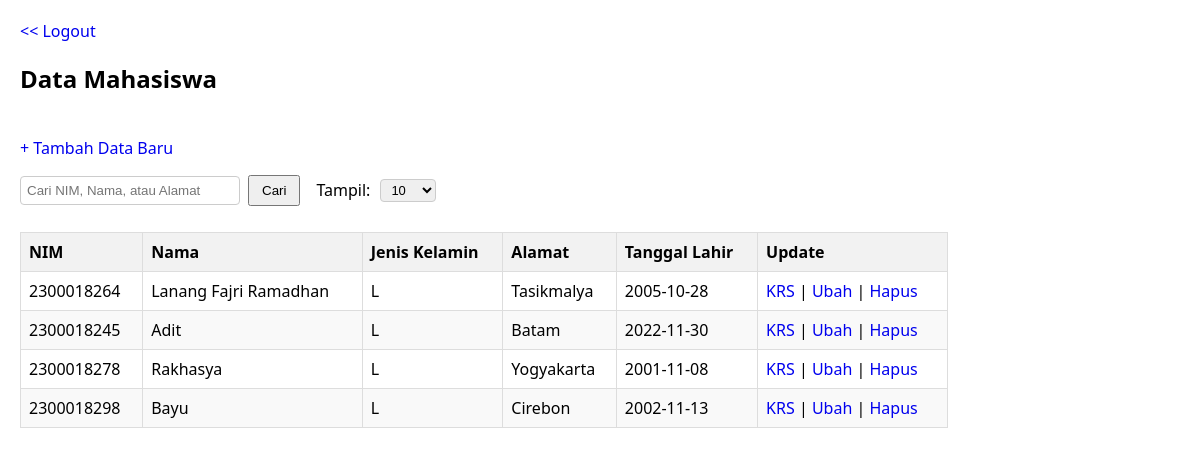
The page /mahasiswa/mahasiswa.php (signed in) on the database its author committed.
### tables this page shows
CREATE TABLE `mahasiswa` (
  `id` int(11) NOT NULL,
  `nim` varchar(10) NOT NULL,
  `nama` varchar(50) NOT NULL,
  `jenis_kelamin` varchar(1) NOT NULL,
  `alamat` text NOT NULL,
  `tgl_lahir` date NOT NULL
);

### mahasiswa/mahasiswa.php (the view, shortened to what this page needs)
<?php
include_once("../koneksi.php");
$search = isset($_GET['search']) ? trim($_GET['search']) : '';
$limit = isset($_GET['limit']) && is_numeric($_GET['limit']) ? (int)$_GET['limit'] : 10;
$page = isset($_GET['page']) && is_numeric($_GET['page']) ? (int)$_GET['page'] : 1;
$offset = ($page - 1) * $limit;
$where = '';
$sql_data = "SELECT * FROM mahasiswa $where LIMIT $limit OFFSET $offset";
$result = mysqli_query($con, $sql_data);
?>
<!DOCTYPE html>
<html lang="en">
<head>
    <link rel="stylesheet" href="../style.css">
</head>
<body>
    <a href="../logout.php"><< Logout</a><br />
    <h2>Data Mahasiswa</h2><br />
    <a href="mahasiswa_tambah.php">+ Tambah Data Baru</a><br />
    <form method="get" style="margin: 16px 0; display: flex; gap: 8px; align-items: center; flex-wrap: wrap;">
        <input type="text" name="search" placeholder="Cari NIM, Nama, atau Alamat" value="<?= htmlspecialchars($search ?? '', ENT_QUOTES) ?>" style="padding:6px;width:220px;">
        <button type="submit" style="padding:6px 12px;">Cari</button>
        <br />
        <label for="limit" style="margin-right:2px;">Tampil:</label>
        <select name="limit" id="limit" onchange="this.form.submit()" style="padding:2px 6px;font-size:13px;width:auto;display:inline-block;vertical-align:middle;">
            <?php foreach ([5,10,20,50,100] as $opt): ?>
                <option value="<?= $opt ?>" <?= $limit==$opt?'selected':'' ?>><?= $opt ?></option>
            <?php endforeach; ?>
        </select>
    </form>
    <div class="table-responsive">
        <table border=1>
            <thead>
                <tr>
                    <th>NIM</th>
                    <th>Nama</th>
                    <th>Jenis Kelamin</th>
                    <th>Alamat</th>
                    <th>Tanggal Lahir</th>
                    <th>Update</th>
                </tr>
            </thead>
            <tbody>
            <?php
            while ($data = mysqli_fetch_array($result)) {
                echo "<tr>";
                echo "<td>" . $data['nim'] . "</td>";
                echo "<td>" . $data['nama'] . "</td>";
                echo "<td>" . $data['jenis_kelamin'] . "</td>";
                echo "<td>" . $data['alamat'] . "</td>";
                echo "<td>" . $data['tgl_lahir'] . "</td>";
                echo "<td><a href='../krs/krs.php?id=$data[id]'>KRS</a> | <a href='mahasiswa_ubah.php?id=$data[id]'>Ubah</a> | <a href='mahasiswa_hapus.php?id=$data[id]' onclick=\"return confirm('Yakin ingin menghapus data ini?');\">Hapus</a></td>";
                echo "</tr>";
            }
            ?>
            </tbody>
        </table>
    </div>
</body>
</html>

### style.css (style rules this page uses)
.table-responsive { width: 100%; overflow-x: auto; }
* { box-sizing: border-box; }
body { font-family: "Poppins", "Segoe UI", Arial, sans-serif; padding: 20px; margin: 0; }
h1, h2, h3, h4, h5, h6 { font-family: "Poppins", "Segoe UI", Arial, sans-serif; font-weight: 600; }
table { width: 80%; border-collapse: collapse; margin-top: 10px; margin-bottom: 20px; }
th, td { border: 1px solid #ddd; padding: 8px; text-align: left; }
th { background-color: #f2f2f2; }
tr:nth-child(even) { background-color: #f9f9f9; }
a { text-decoration: none; }
input[type="text"], input[type="number"], input[type="date"], select, textarea { width: 95%; padding: 8px; border: 1px solid #ccc; border-radius: 4px; }

### rows shown on the page
mahasiswa: nim "2300018264", nama "Lanang Fajri Ramadhan", jenis_kelamin "L", alamat "Tasikmalya", tgl_lahir "2005-10-28"
mahasiswa: nim "2300018245", nama "Adit", jenis_kelamin "L", alamat "Batam", tgl_lahir "2022-11-30"
mahasiswa: nim "2300018278", nama "Rakhasya", jenis_kelamin "L", alamat "Yogyakarta", tgl_lahir "2001-11-08"
mahasiswa: nim "2300018298", nama "Bayu", jenis_kelamin "L", alamat "Cirebon", tgl_lahir "2002-11-13"

### other values the page prints
form field limit "10"
